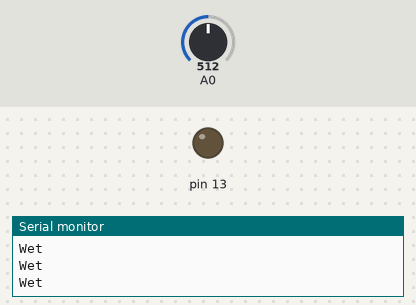
Bench run of a sketch on a simulated Arduino Uno, built with avr-gcc and run on an emulated ATmega328P. Parts: output pins drawn as LEDs (lit = HIGH), the last lines printed to the serial monitor. Inputs (shaded band) come from the test bench; at power-on: A0 = 512.

Above: at 1.3 s.
1.4 s: A0 set to 790
3.5 s: A0 set to 810
At 4.6 s:
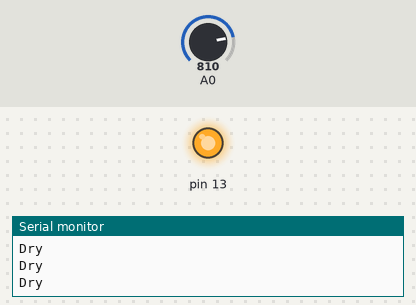
5.0 s: A0 set to 716
At 5.8 s:
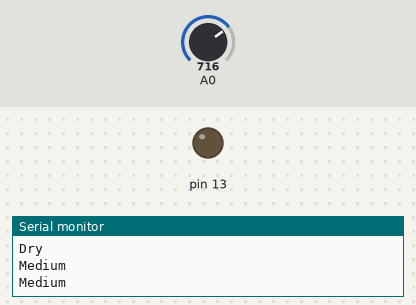
6.5 s: A0 set to 900
At 6.9 s:
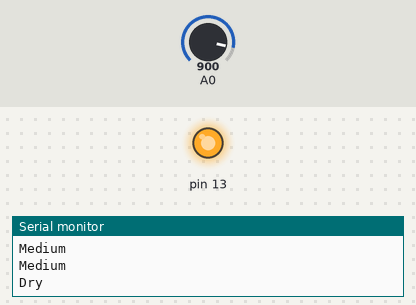
Timing chart, 0 to 9.0 s (numbered marks = the images above; inputs shaded):
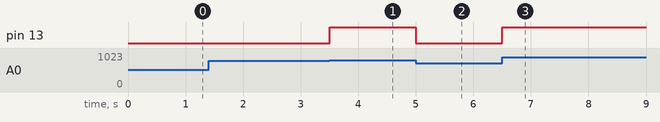

The sketch:

lab5.ino
```cpp
void setup()
{
  pinMode(A0,INPUT);
  pinMode(13, OUTPUT);
  Serial.begin(9600);
}

void loop()
{
  int val=analogRead(A0);
   if (val >=800) {
    Serial.println("Dry");
    digitalWrite(13,HIGH);
  } else if (val > 600 && val<800) {
    Serial.println("Medium");
    digitalWrite(13,LOW);
  } else {
    Serial.println("Wet");
    digitalWrite(13,LOW);
  }
  delay(500);
}
```

Measured:
- the behaviour switches between 799 and 800 on A0 (found by bisection; images 0 and 1)
- after the input at 3.5 s, pin 13: LOW → HIGH at once
- after the input at 5.0 s, pin 13: HIGH → LOW at once
- after the input at 6.5 s, pin 13: LOW → HIGH at once
